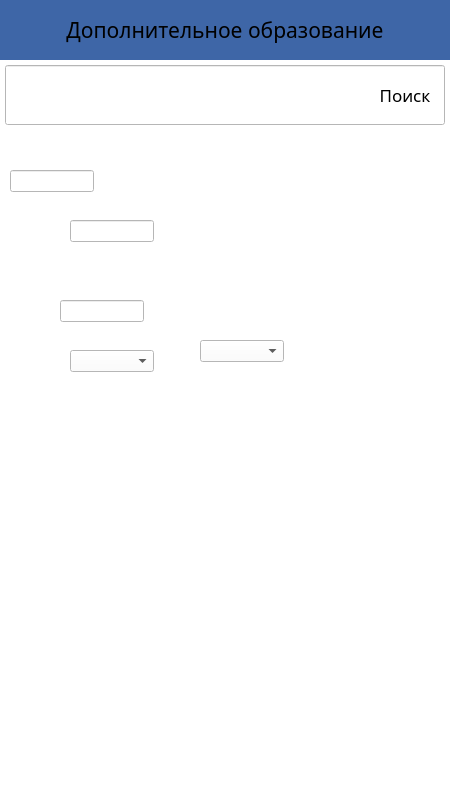
<?xml version="1.0" encoding="UTF-8"?>
<ui version="4.0">
 <class>MainWindow</class>
 <widget class="QMainWindow" name="MainWindow">
  <property name="geometry">
   <rect>
    <x>0</x>
    <y>0</y>
    <width>450</width>
    <height>800</height>
   </rect>
  </property>
  <property name="font">
   <font>
    <pointsize>13</pointsize>
    <italic>false</italic>
    <strikeout>false</strikeout>
   </font>
  </property>
  <property name="windowTitle">
   <string>MainWindow</string>
  </property>
  <property name="styleSheet">
   <string notr="true">background-color: rgb(255, 255, 255);</string>
  </property>
  <widget class="QWidget" name="centralwidget">
   <widget class="QLabel" name="label">
    <property name="geometry">
     <rect>
      <x>0</x>
      <y>0</y>
      <width>450</width>
      <height>60</height>
     </rect>
    </property>
    <property name="font">
     <font>
      <family>Sans Serif Collection</family>
      <pointsize>16</pointsize>
      <weight>50</weight>
      <bold>false</bold>
     </font>
    </property>
    <property name="styleSheet">
     <string notr="true">background-color: rgb(62, 102, 167);</string>
    </property>
    <property name="text">
     <string>Дополнительное образование</string>
    </property>
    <property name="scaledContents">
     <bool>false</bool>
    </property>
    <property name="alignment">
     <set>Qt::AlignCenter</set>
    </property>
    <property name="margin">
     <number>0</number>
    </property>
   </widget>
   <widget class="QPushButton" name="pushButton">
    <property name="geometry">
     <rect>
      <x>365</x>
      <y>65</y>
      <width>80</width>
      <height>60</height>
     </rect>
    </property>
    <property name="font">
     <font>
      <family>Sans Serif Collection</family>
      <pointsize>13</pointsize>
      <weight>50</weight>
      <bold>false</bold>
     </font>
    </property>
    <property name="styleSheet">
     <string notr="true">background-color: rgb(62, 102, 167);</string>
    </property>
    <property name="text">
     <string>Поиск</string>
    </property>
    <property name="flat">
     <bool>true</bool>
    </property>
   </widget>
   <widget class="QLineEdit" name="lineEdit">
    <property name="geometry">
     <rect>
      <x>5</x>
      <y>65</y>
      <width>440</width>
      <height>60</height>
     </rect>
    </property>
    <property name="font">
     <font>
      <family>MS Sans Serif</family>
     </font>
    </property>
    <property name="cursor">
     <cursorShape>IBeamCursor</cursorShape>
    </property>
    <property name="styleSheet">
     <string notr="true">border-color: rgb(62, 102, 167);</string>
    </property>
   </widget>
   <widget class="QLineEdit" name="lineEdit_2">
    <property name="geometry">
     <rect>
      <x>10</x>
      <y>170</y>
      <width>84</width>
      <height>22</height>
     </rect>
    </property>
   </widget>
   <widget class="QLineEdit" name="lineEdit_3">
    <property name="geometry">
     <rect>
      <x>70</x>
      <y>220</y>
      <width>84</width>
      <height>22</height>
     </rect>
    </property>
   </widget>
   <widget class="QLineEdit" name="lineEdit_4">
    <property name="geometry">
     <rect>
      <x>60</x>
      <y>300</y>
      <width>84</width>
      <height>22</height>
     </rect>
    </property>
   </widget>
   <widget class="QComboBox" name="comboBox">
    <property name="geometry">
     <rect>
      <x>70</x>
      <y>350</y>
      <width>84</width>
      <height>22</height>
     </rect>
    </property>
   </widget>
   <widget class="QComboBox" name="comboBox_2">
    <property name="geometry">
     <rect>
      <x>200</x>
      <y>340</y>
      <width>84</width>
      <height>22</height>
     </rect>
    </property>
   </widget>
   <zorder>lineEdit</zorder>
   <zorder>label</zorder>
   <zorder>pushButton</zorder>
   <zorder>lineEdit_2</zorder>
   <zorder>lineEdit_3</zorder>
   <zorder>lineEdit_4</zorder>
   <zorder>comboBox</zorder>
   <zorder>comboBox_2</zorder>
  </widget>
  <widget class="QStatusBar" name="statusbar"/>
 </widget>
 <resources/>
 <connections/>
</ui>
